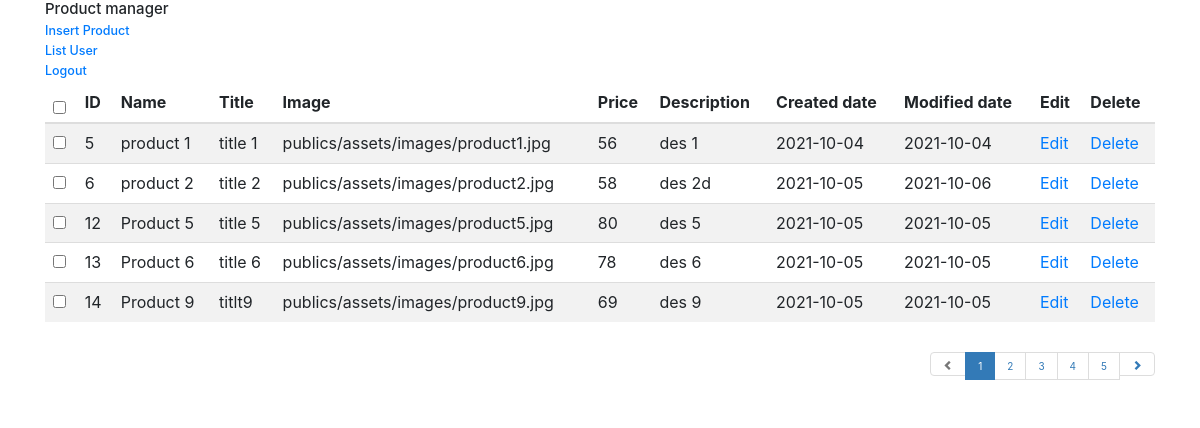
Screenshot of /?action=admin (signed in) with the database file from the repository.
### tables this page shows
CREATE TABLE `product` (
  `id_pd` int(11) NOT NULL,
  `name_pd` text NOT NULL,
  `title` text NOT NULL,
  `featrure_image` text NOT NULL,
  `prices` float NOT NULL,
  `description_pd` text NOT NULL,
  `created_date_pd` date NOT NULL,
  `modified_date_pd` date NOT NULL
);

### views/View.php (called while the page is built, shortened)
<?php
    class View{
        public function view_admin_home($result){
            require_once './templates/layouts/admins/adminHome.php';
        }
    }
?>

### index.php (called while the page is built, shortened)
<?php
   $home_page = new HomeController();
   $home_page->index();
?>

### models/DatabaseModel.php (called while the page is built, shortened)
<?php
require_once './models/DBConnect.php';
    class DatabaseModel extends DbConnect implements InterfaceTemplate{
        private $conn;
        public function connect(){
            $this->conn = $this->connectdatabase();
        }
        public function getList(){
            $sql = 'SELECT * FROM product';
            $result = $this->conn->query($sql);
        if ($result->num_rows > 0) {
            while ($row = ($result)->fetch_assoc()) {
                $arrproduct[] = $row;
            }
            return $arrproduct;
        }
        }
    }
?>

### models/DbConnect.php (called while the page is built, shortened)
<?php
    class DbConnect{
        public function connectdatabase(){
            $servername = 'localhost';
            $username = 'root';
            $password = '';
            $conn = new mysqli($servername, $username, $password, 'aht_training_db');
            return $conn;
        }
    }
?>

### templates/layouts/admins/adminHome.php (the view, shortened to what this page needs)
<html lang="en">
<head>
        <link href="//maxcdn.bootstrapcdn.com/bootstrap/3.3.0/css/bootstrap.min.css" rel="stylesheet" id="bootstrap-css">
        <link rel="stylesheet" href="./public/assets/css/bootstrap.min.css">
</head>
<body>
        <div class="container">
                <div class="row">
                        <div class="col-md-12">
                                <h4>Product manager</h4>
                                <h5><a href="?action=insert-product">Insert Product</a></h5>
                                <h5><a href="?action=list-user">List User</a></h5>
                                <h5><a href="?action=login">Logout</a></h5>
                                <div class="table-responsive">
                                        <table id="mytable" class="table table-bordred table-striped">
                                                <thead>
                                                        <th><input type="checkbox" id="checkall" /></th>
                                                        <th>ID</th>
                                                        <th>Name</th>
                                                        <th>Title</th>
                                                        <th>Image</th>
                                                        <th>Price</th>
                                                        <th>Description</th>
                                                        <th>Created date</th>
                                                        <th>Modified date</th>
                                                        <th>Edit</th>
                                                        <th>Delete</th>
                                                </thead>
                                                <tbody>
                                                        <?php
                                                        foreach ($result as $row) {
                                                        ?>
                                                                <tr>
                                                                        <td><input type="checkbox" class="checkthis" /></td>
                                                                        <td><?php echo $row['id_pd']; ?></td>
                                                                        <td><?php echo $row['name_pd']; ?></td>
                                                                        <td><?php echo $row['title']; ?></td>
                                                                        <td><?php echo $row['featrure_image']; ?></td>
                                                                        <td><?php echo $row['prices']; ?></td>
                                                                        <td><?php echo $row['description_pd']; ?></td>
                                                                        <td><?php echo $row['created_date_pd']; ?></td>
                                                                        <td><?php echo $row['modified_date_pd']; ?></td>
                                                                        <td>
                                                                                <a href="?action=update-product&id=<?php echo $row['id_pd'] ?>">Edit</a>
                                                                        </td>
                                                                        <td>
                                                                                <a href="?action=delete-product&id=<?php echo $row['id_pd'] ?>">Delete</a>
                                                                        </td>
                                                                </tr>
                                                        <?php } ?>
                                                </tbody>
                                        </table>
                                        <ul class="pagination pull-right">
                                                <li class="disabled"><a href="#"><span class="glyphicon glyphicon-chevron-left"></span></a></li>
                                                <li class="active"><a href="#">1</a></li>
                                                <li><a href="#">2</a></li>
                                                <li><a href="#">3</a></li>
                                                <li><a href="#">4</a></li>
                                                <li><a href="#">5</a></li>
                                                <li><a href="#"><span class="glyphicon glyphicon-chevron-right"></span></a></li>
                                        </ul>
                                </div>
                        </div>
                </div>
        </div>
</body>
</html>

### rows the page displays
product: id_pd "5", name_pd "product 1", title "title 1", featrure_image "publics/assets/images/product1.jpg", prices "56", description_pd "des 1", created_date_pd "2021-10-04", modified_date_pd "2021-10-04"
product: id_pd "6", name_pd "product 2", title "title 2", featrure_image "publics/assets/images/product2.jpg", prices "58", description_pd "des 2d", created_date_pd "2021-10-05", modified_date_pd "2021-10-06"
product: id_pd "12", name_pd "Product 5", title "title 5", featrure_image "publics/assets/images/product5.jpg", prices "80", description_pd "des 5", created_date_pd "2021-10-05", modified_date_pd "2021-10-05"
product: id_pd "13", name_pd "Product 6", title "title 6", featrure_image "publics/assets/images/product6.jpg", prices "78", description_pd "des 6", created_date_pd "2021-10-05", modified_date_pd "2021-10-05"
product: id_pd "14", name_pd "Product 9", title "titlt9", featrure_image "publics/assets/images/product9.jpg", prices "69", description_pd "des 9", created_date_pd "2021-10-05", modified_date_pd "2021-10-05"
